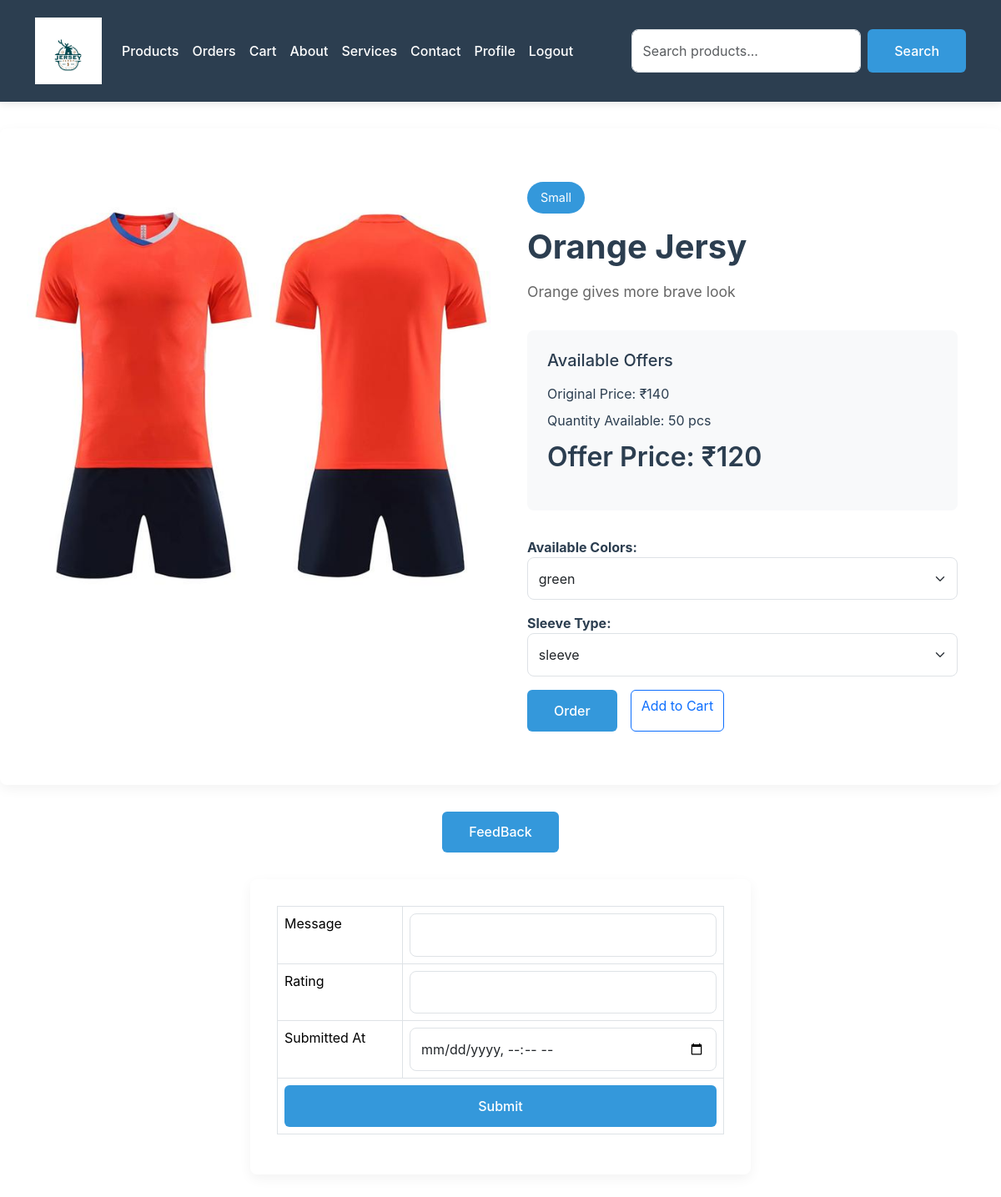
/prodetails/2, run on the app's committed database.
### app/models.py (models this page shows, shortened)
class Product(models.Model):
    shop = models.ForeignKey(Shopreg,on_delete=models.CASCADE)
    name = models.TextField()
    discription = models.TextField()
    price = models.IntegerField()
    category = models.ForeignKey(Category, on_delete=models.CASCADE)
    quantity = models.TextField()
    offerprice = models.IntegerField()
    image = models.FileField()

class Category(models.Model):
    name = models.TextField(unique=True)
    def __str__(self):
        return self.name

class ProductImage(models.Model):
    product = models.ForeignKey(Product, on_delete=models.CASCADE, related_name="images")
    color = models.CharField(max_length=50)
    sleeve_type = models.CharField(max_length=50)  # Added sleeve type
    image = models.FileField(upload_to="product_images/")

### app/views.py (the view, shortened to what this page needs)
# urls.py: path('prodetails/<int:id>',views.prodetails,name='prodetails'),
def prodetails(req, id):
    try:
        data = Product.objects.get(pk=id)
        product_images = [
            {"color": img.color, "sleeve_type": img.sleeve_type, "image": img.image.url}
            for img in data.images.all()
        ]
        print(product_images)
        colors = list(set([img["color"] for img in product_images]))
        sleeve_options = list(set([img["sleeve_type"] for img in product_images]))
        return render(req, 'user/prodetails.html', {
            'data': data,
            'colors': colors,
            'sleeve_options': sleeve_options,
            'product_images': product_images  # Pass as a proper JSON object
        })
    except Product.DoesNotExist:
        messages.error(req, "Product not found.")
        return redirect(userviewproduct)

### template/user/prodetails.html (shortened to what this page needs)
<!DOCTYPE html>
<html lang="en">
<head>
  <link href="https://cdn.jsdelivr.net/npm/bootstrap@5.3.3/dist/css/bootstrap.min.css" rel="stylesheet">
</head>
<body>
  <nav class="navbar navbar-expand-lg navbar-dark sticky-top">
    <div class="container">
      <a href="../userhome" class="navbar-brand">
        <img src="../static/attachment_117648875.jpg" alt="Fresh Cuts" width="80">
      </a>
      <div class="collapse navbar-collapse" id="mynavbar">
        <ul class="navbar-nav me-auto">
          <li class="nav-item"><a class="nav-link" href="../userviewproduct">Products</a></li>
          <li class="nav-item"><a class="nav-link" href="../orderdetails">Orders</a></li>
          <li class="nav-item"><a class="nav-link" href="../user_view_cart">Cart</a></li>
          <li class="nav-item"><a class="nav-link" href="../aboutus">About</a></li>
          <li class="nav-item"><a class="nav-link" href="../service">Services</a></li>
          <li class="nav-item"><a class="nav-link" href="../bookinghistory">Contact</a></li>
          <li class="nav-item"><a class="nav-link" href="../profile">Profile</a></li>
          <li class="nav-item"><a class="nav-link" href="../logout">Logout</a></li>
        </ul>
        <form class="d-flex" method="get" action="{% url 'product_search' %}">
          <input class="form-control me-2" type="text" name="query" placeholder="Search products...">
          <button class="btn btn-primary" type="submit">Search</button>
        </form>
      </div>
    </div>
  </nav>
  <div class="product-container">
    <div class="row">
      <div class="col-lg-6">
        <img id="productImage" src="{{ data.image.url }}" alt="{{ data.name }}" class="product-image">
    </div>
        <div class="col-lg-6 product-details">
            <span class="category-badge">{{data.category}}</span>
            <h1 class="product-title">{{data.name}}</h1>
            <p class="product-description">{{data.discription}}</p>
            <div class="offer-section">
              <h5 class="mb-3">Available Offers</h5>
              <p class="mb-2">Original Price: ₹{{data.price}}</p>
              <p class="mb-2">Quantity Available: {{data.quantity}} pcs</p>
              <div class="price-tag">Offer Price: ₹{{data.offerprice}}</div>
          </div>
          <div class="mb-3">
            <strong>Available Colors:</strong>
            <select id="selectedColor" class="form-select">
                {% for color in colors %}
                    <option value="{{ color }}">{{ color }}</option>
                {% endfor %}
            </select>
        </div>
        <div class="mb-3">
          <strong>Sleeve Type:</strong>
          <select id="selectedSleeve" class="form-select">
              {% for option in sleeve_options %}
                  <option value="{{ option }}">{{ option }}</option>
              {% endfor %}
          </select>
      </div>
          <div class="action-buttons">
              <a id="buyNowLink" href="../buynow1/{{data.pk}}" class="btn btn-primary">Order</a>
              <a id="addToCartLink" href="../addtocart/{{ data.pk }}" class="btn btn-outline-primary">Add to Cart</a>
          </div>
        </div>
    </div>
</div>
  <div class="text-center mb-4">
    <button class="btn btn-primary" onclick="toggleFeedbackForm()">FeedBack</button>
  </div>
  <div class="container feedback-form">
    <form action="" method="post" enctype="multipart/form-data">
      <table class="table table-bordered">
        <tr>
          <td><label for="message">Message</label></td>
          <td><input type="text" class="form-control" name="message" id="message" required></td>
        </tr>
        <tr>
          <td><label for="rating">Rating</label></td>
          <td><input type="number" class="form-control" name="rating" id="rating" required></td>
        </tr>
        <tr>
          <td><label for="submitted_at">Submitted At</label></td>
          <td><input type="datetime-local" class="form-control" name="submitted_at" id="submitted_at" required></td>
        </tr>
        <tr>
          <td colspan="2"><button class="btn btn-primary w-100" type="submit">Submit</button></td>
        </tr>
      </table>
    </form>
  </div>
</body>
</html>

### template/user/prodetails.html (style rules this page uses)
:root { --primary-color: #2c3e50; --accent-color: #3498db; --text-color: #2c3e50; --light-gray: #f8f9fa; --border-radius: 8px; }
body { font-family: 'Inter', sans-serif; color: var(--text-color); background-color: #fff; }
.navbar { background-color: var(--primary-color) !important; padding: 1rem; box-shadow: 0 2px 10px rgba(0,0,0,0.1); }
.navbar .nav-link { color: #fff !important; font-weight: 500; padding: 0.5rem 1rem; transition: all 0.3s ease; }
.product-container { max-width: 1400px; margin: 2rem auto; padding: 2rem; background-color: #fff; border-radius: var(--border-radius); box-shadow: 0 5px 15px rgba(0,0,0,0.05); }
.product-image { width: 100%; height: auto; border-radius: var(--border-radius); transition: transform 0.3s ease; }
.product-details { padding: 2rem; }
.category-badge { display: inline-block; padding: 0.5rem 1rem; background-color: var(--accent-color); color: white; border-radius: 20px; font-size: 0.9rem; margin-bottom: 1rem; }
.product-title { font-size: 2.5rem; font-weight: 700; margin-bottom: 1rem; color: var(--primary-color); }
.product-description { font-size: 1.1rem; line-height: 1.6; color: #666; margin-bottom: 2rem; }
.price-tag { font-size: 2rem; font-weight: 600; color: var(--primary-color); margin-bottom: 1rem; }
.offer-section { background-color: var(--light-gray); padding: 1.5rem; border-radius: var(--border-radius); margin-bottom: 2rem; }
.action-buttons { display: flex; gap: 1rem; }
.btn-primary { background-color: var(--accent-color); border: none; padding: 0.8rem 2rem; font-weight: 500; transition: all 0.3s ease; }
.feedback-form { max-width: 600px; margin: 2rem auto; padding: 2rem; background-color: white; border-radius: var(--border-radius); box-shadow: 0 5px 15px rgba(0,0,0,0.05); }
.form-control, .form-select { border: 1px solid #dee2e6; padding: 0.8rem; border-radius: var(--border-radius); transition: all 0.3s ease; }

### data on the page
Product: image (picture), category "Small", name "Orange Jersy", discription "Orange gives more brave look", price "140", quantity "50", offerprice "120"
ProductImage: color "green"
ProductImage: sleeve_type "sleeve"
